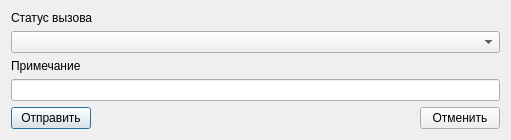
<?xml version="1.0" encoding="UTF-8"?>
<ui version="4.0">
 <class>Dialog</class>
 <widget class="QDialog" name="Dialog">
  <property name="windowModality">
   <enum>Qt::ApplicationModal</enum>
  </property>
  <property name="geometry">
   <rect>
    <x>0</x>
    <y>0</y>
    <width>511</width>
    <height>139</height>
   </rect>
  </property>
  <property name="windowTitle">
   <string>Результат вызова</string>
  </property>
  <property name="sizeGripEnabled">
   <bool>false</bool>
  </property>
  <property name="modal">
   <bool>true</bool>
  </property>
  <layout class="QVBoxLayout" name="verticalLayout">
   <item>
    <widget class="QLabel" name="label">
     <property name="text">
      <string>Статус вызова</string>
     </property>
    </widget>
   </item>
   <item>
    <widget class="QComboBox" name="cmbEventType"/>
   </item>
   <item>
    <widget class="QLabel" name="label_2">
     <property name="text">
      <string>Примечание</string>
     </property>
    </widget>
   </item>
   <item>
    <widget class="QLineEdit" name="edtNote"/>
   </item>
   <item>
    <spacer name="verticalSpacer">
     <property name="orientation">
      <enum>Qt::Vertical</enum>
     </property>
     <property name="sizeHint" stdset="0">
      <size>
       <width>20</width>
       <height>40</height>
      </size>
     </property>
    </spacer>
   </item>
   <item>
    <layout class="QHBoxLayout" name="horizontalLayout">
     <item>
      <widget class="QPushButton" name="btnOK">
       <property name="text">
        <string>Отправить</string>
       </property>
      </widget>
     </item>
     <item>
      <spacer name="horizontalSpacer">
       <property name="orientation">
        <enum>Qt::Horizontal</enum>
       </property>
       <property name="sizeHint" stdset="0">
        <size>
         <width>40</width>
         <height>20</height>
        </size>
       </property>
      </spacer>
     </item>
     <item>
      <widget class="QPushButton" name="btnCancel">
       <property name="text">
        <string>Отменить</string>
       </property>
      </widget>
     </item>
    </layout>
   </item>
  </layout>
 </widget>
 <resources/>
 <connections>
  <connection>
   <sender>btnOK</sender>
   <signal>clicked()</signal>
   <receiver>Dialog</receiver>
   <slot>accept()</slot>
   <hints>
    <hint type="sourcelabel">
     <x>40</x>
     <y>110</y>
    </hint>
    <hint type="destinationlabel">
     <x>115</x>
     <y>117</y>
    </hint>
   </hints>
  </connection>
  <connection>
   <sender>btnCancel</sender>
   <signal>clicked()</signal>
   <receiver>Dialog</receiver>
   <slot>reject()</slot>
   <hints>
    <hint type="sourcelabel">
     <x>454</x>
     <y>118</y>
    </hint>
    <hint type="destinationlabel">
     <x>388</x>
     <y>118</y>
    </hint>
   </hints>
  </connection>
 </connections>
</ui>
